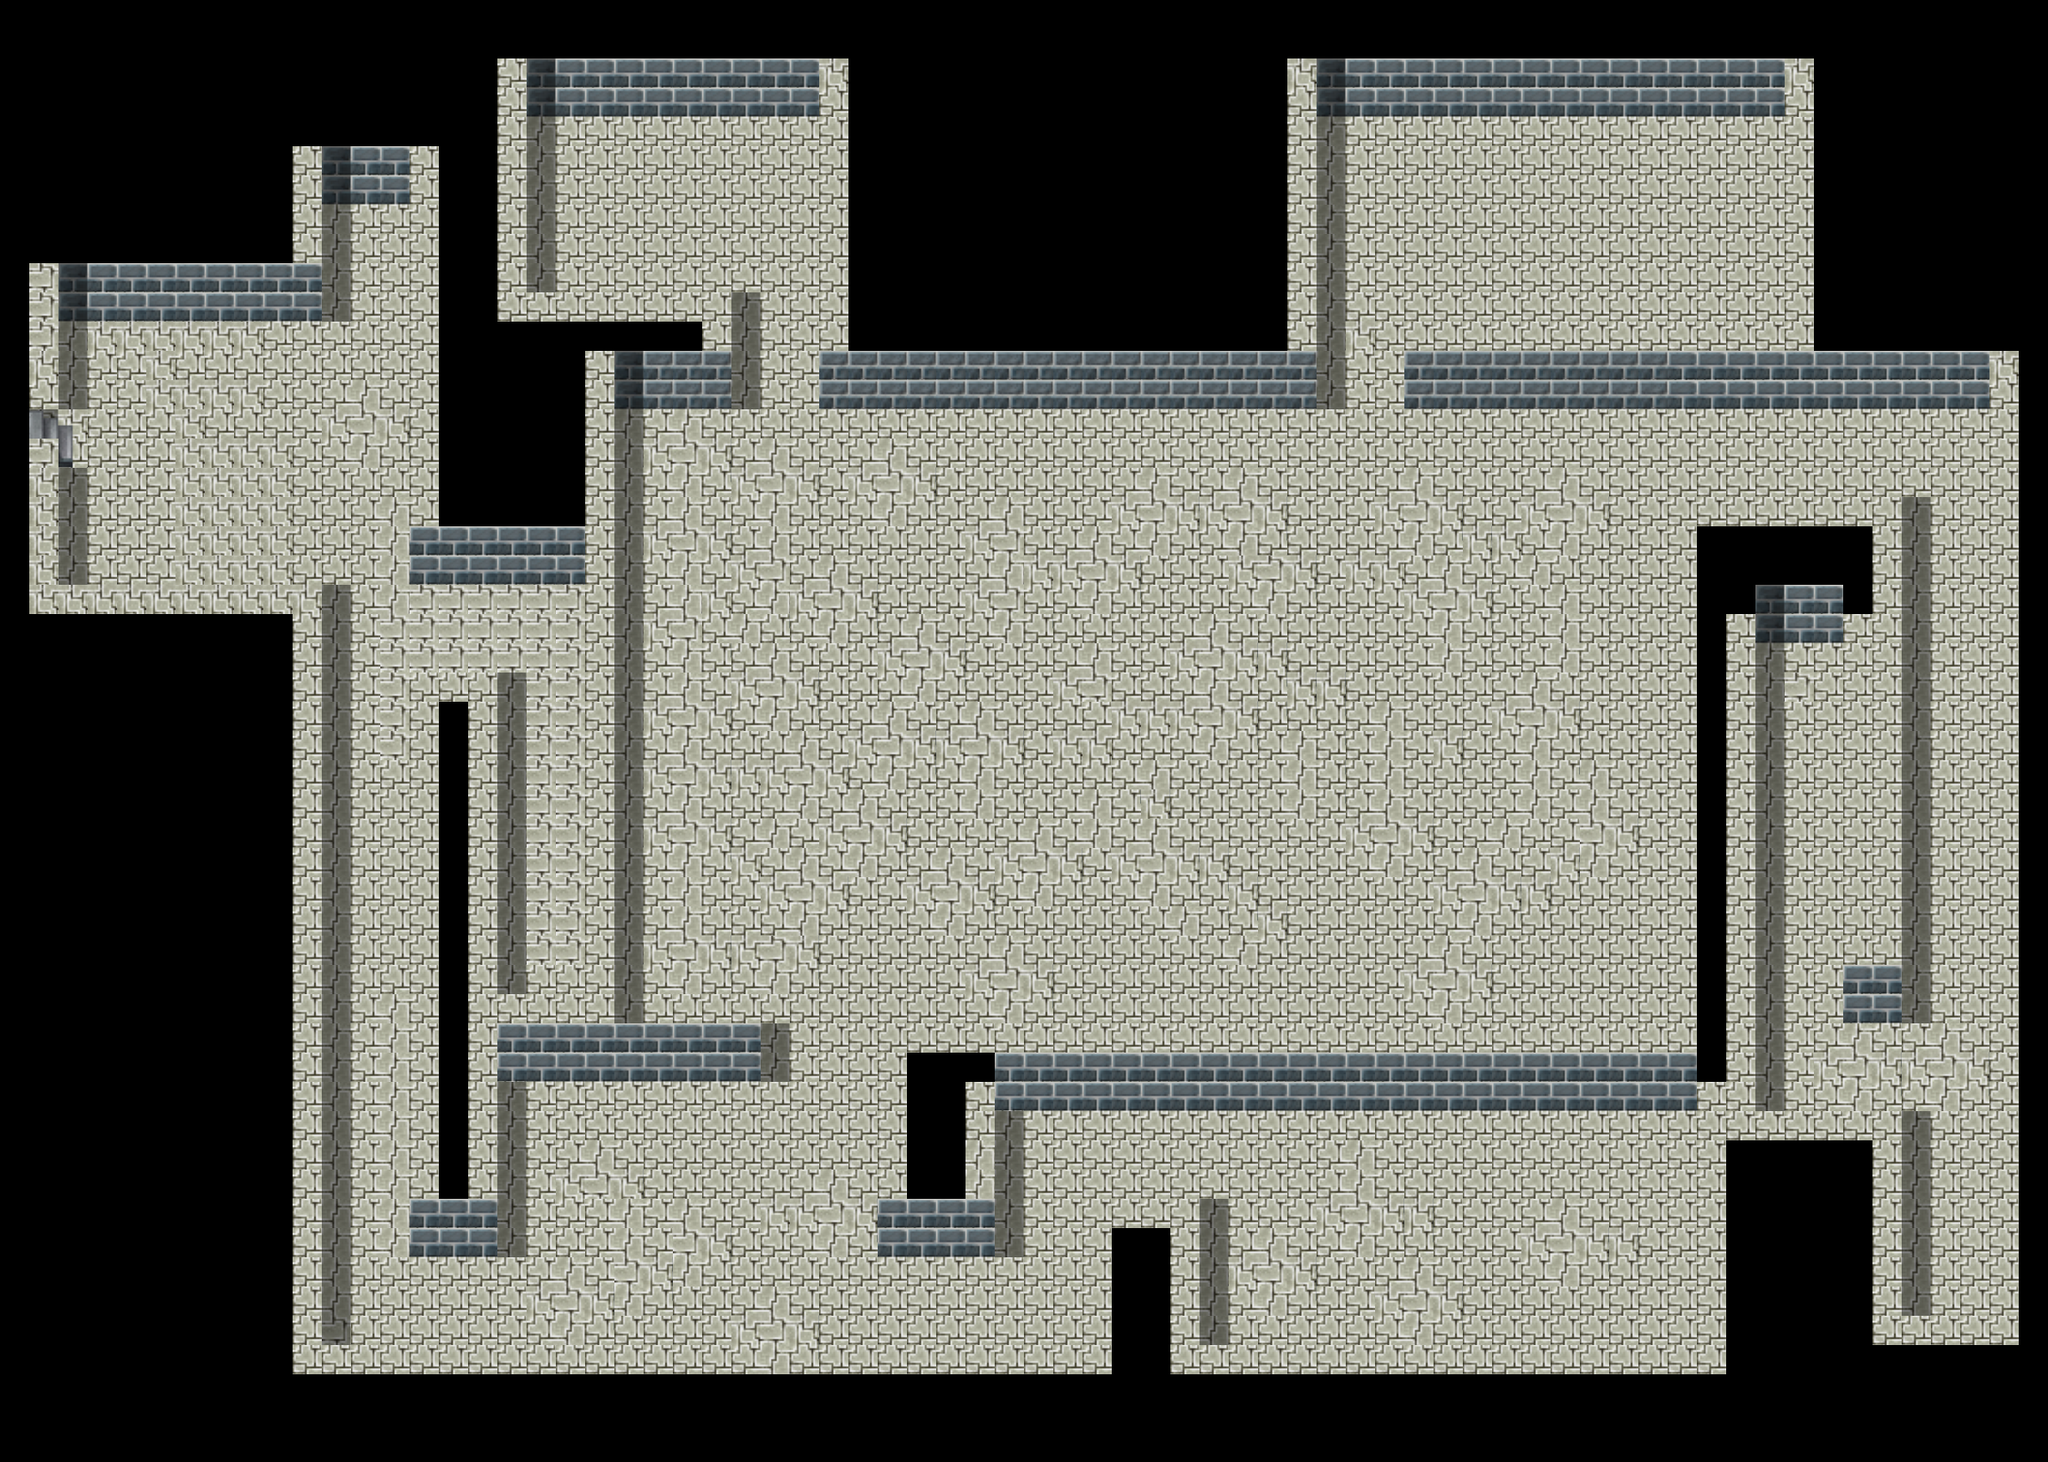

Tiled map render using the project's own tile images. Description and the map definition, with tile-layer contents summarised, below:
An orthogonal 70x50 tile map with 32x32 px tiles, 5 tile layers (SpawnOeste, Bosses, Gato, Walls, ...), 1 hidden layer not drawn, 3 tilesets.

<map version="1.2" tiledversion="1.2.3" orientation="orthogonal" renderorder="right-down" width="70" height="50" tilewidth="32" tileheight="32" infinite="0" nextlayerid="25" nextobjectid="53">
 <tileset firstgid="1" source="Basic.tsx" />
 <tileset firstgid="1025" source="../../../Diseño Gráfico/Paquete de texturas/Mazmorras.tsx" />
 <tileset firstgid="1037" source="MazmorrasX2.tsx" />
 <layer id="21" name="SpawnOeste" width="70" height="50">
  <data>[3500 cells, 1 non-empty, 1 distinct tile ids]</data>
 </layer>
 <layer id="23" name="Enemigos" width="70" height="50" visible="0">
  <data>[3500 cells, 6 non-empty, 1 distinct tile ids]</data>
 </layer>
 <layer id="22" name="Bosses" width="70" height="50">
  <data>[3500 cells, 1 non-empty, 1 distinct tile ids]</data>
 </layer>
 <layer id="24" name="Gato" width="70" height="50">
  <data>[3500 cells, 1 non-empty, 1 distinct tile ids]</data>
 </layer>
 <layer id="20" name="Walls" width="70" height="50">
  <data>[3500 cells, 560 non-empty, 4 distinct tile ids]</data>
 </layer>
 <layer id="19" name="Suelo" width="70" height="50">
  <data>[3500 cells, 1957 non-empty, 17 distinct tile ids]</data>
 </layer>
</map>
